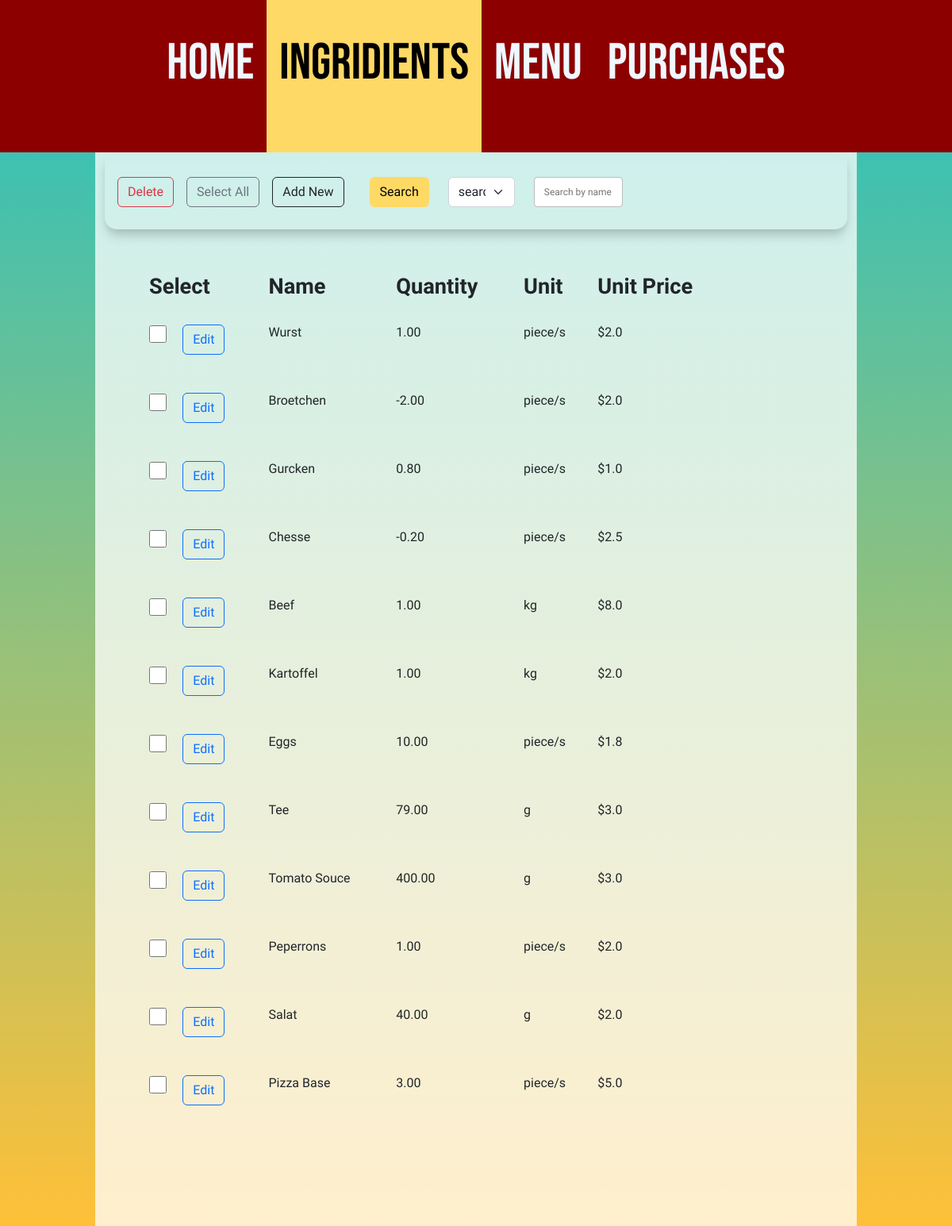
Page /ingridients/ (signed in) on the committed database.
### inventory/models.py (models this page shows, shortened)
class Ingridient(models.Model):
    KILOGRAM = 'KG'
    GRAM = 'G'
    MILIGRAM = 'MG'
    LITER = 'L'
    MILILITER = 'ML'
    PIECE = 'PC'
    TABLESPOON = 'TS'
    TEASPOON = 'TE'
    UNIT_CHOICES = [
        (KILOGRAM, 'kg'),
        (GRAM, 'g'),
        (LITER, 'l'),
        (MILILITER, 'ml'),
        (MILIGRAM, 'mg'),
        (PIECE, 'piece/s'),
        (TABLESPOON, 'table spoon'),
        (TEASPOON, 'tea spoon'),
    ]
    name = models.CharField(max_length=100)
    quantity = models.FloatField()
    unit = models.CharField(max_length=2, choices=UNIT_CHOICES)
    unit_price = models.FloatField()

### inventory/views.py (the view, shortened to what this page needs)
# urls.py: path('ingridients/', views.IngridientView.as_view(), name='ingridients-list'),
class IngridientView(View):
    def get(self, request):
        all_ingridients = Ingridient.objects.all()
        f = IngridientFilter(request.GET, queryset=all_ingridients)
        all_ingridients = f.qs
        context = {
            'all_ingridients': all_ingridients,
            'myFilter': f,
        }
        return render(request, 'inventory/ingridients-list.html', context)

### inventory/templates/inventory/ingridients-list.html (shortened to what this page needs)
{% extends 'inventory/base.html' %}
{% block content %}
<div class="container-xl">
    <div class="d-flex flex-row bd-highlight align-items-center py-3 buttons-container">
        {% if user.is_authenticated %}
        <button type="button" id="delete-btn" class="btn btn-outline-danger mx-3">Delete</button>
        <label class="btn btn-outline-secondary" for="select-all">Select All</label><br>
        {% endif %}
        <a href="{% url 'ingridient-create' %}" class="btn btn-outline-dark mx-3" role="button">Add New</a>
        {% include 'inventory/ingridient-filter.html' %}
    </div>
    <div class="table-responsive">
        <table class="table table-borderless inventory-table">
            <thead>
                <tr>
                    <th>Select</th>
                    <th>Name</th>
                    <th>Quantity</th>
                    <th>Unit</th>
                    <th>Unit Price</th>
                </tr>
            </thead>
            <tbody>
                {% for ingridient in all_ingridients %}
                <tr class="disapearing{{ingridient.id}}">
                    <td>
                        <div>
                            {% if not user.is_authenticated %}
                            {% else %}
                            <input class="checkbox-to-delete" type="checkbox" id="checkboxNoLabel" aria-label="..." value="{{ ingridient.id }}">
                            {% endif %}
                            <a role="button" class="btn btn-outline-primary ms-3" href="{% url 'ingridient-update' ingridient.id %}">Edit</a>
                        </div>
                    </td>
                    <td>{{ ingridient.name }}</td>
                    <td>{{ ingridient.quantity|floatformat:2 }}</td>
                    <td>{{ ingridient.get_unit_display }}</td>
                    <td>${{ ingridient.unit_price }}</td>
                </tr>
                {% endfor %}
            </tbody>
        </table>
    </div>
</div>
{% endblock content %}

### inventory/static/inventory/style.css (style rules this page uses)
body { background: rgb(34, 193, 195); background: linear-gradient(180deg, rgba(34, 193, 195, 1) 0%, rgba(255, 192, 56, 1) 100%); background-repeat: no-repeat; background-attachment: fixed; }
.container-xl { font-family: 'Comfortaa', cursive; background: rgba(255, 255, 255, 0.75); width: 80%; max-width: 1600px; padding-top: 0.2em; padding-bottom: 5em; }
.buttons-container { box-shadow: rgba(0, 0, 0, 0.2) 0px 10px 15px -3px, rgba(0, 0, 0, 0.05) 0px 4px 6px -2px; border-bottom-right-radius: 15px; border-bottom-left-radius: 15px; position: sticky; font-family: 'Comfortaa', cursive; font-weight: light; }
.inventory-table { font-family: 'Comfortaa', cursive; font-weight: 300; font-size: 1em; max-width: 80%; margin: 3em; }
.inventory-table thead { font-weight: bold; font-size: 1.7em; }
.inventory-table td { padding-top: 1.5em; padding-bottom: 1.5em; }
input.checkbox-to-delete { width: 1.4em; height: 1.4em; }
.field-wrapper input[type=text] { max-width: 7rem; height: calc(2.25rem + 2px); padding: 0.375rem 0.75rem; font-family: inherit; font-size: inherit; font-weight: 400; line-height: 1.5; color: #212529; background-color: #fff; background-clip: padding-box; border: 1px solid #bdbdbd; border-radius: 0.25rem; transition: border-color 0.15s ease-in-out, box-shadow 0.15s ease-in-out; }

### rows in the picture
Ingridient: name "Wurst", quantity "1.00", unit "piece/s", unit_price "2.0"
Ingridient: name "Broetchen", quantity "-2.00", unit "piece/s", unit_price "2.0"
Ingridient: name "Gurcken", quantity "0.80", unit "piece/s", unit_price "1.0"
Ingridient: name "Chesse", quantity "-0.20", unit "piece/s", unit_price "2.5"
Ingridient: name "Beef", quantity "1.00", unit "kg", unit_price "8.0"
Ingridient: name "Kartoffel", quantity "1.00", unit "kg", unit_price "2.0"
Ingridient: name "Eggs", quantity "10.00", unit "piece/s", unit_price "1.8"
Ingridient: name "Tee", quantity "79.00", unit "g", unit_price "3.0"
Ingridient: name "Tomato Souce", quantity "400.00", unit "g", unit_price "3.0"
Ingridient: name "Peperrons", quantity "1.00", unit "piece/s", unit_price "2.0"
Ingridient: name "Salat", quantity "40.00", unit "g", unit_price "2.0"
Ingridient: name "Pizza Base", quantity "3.00", unit "piece/s", unit_price "5.0"
